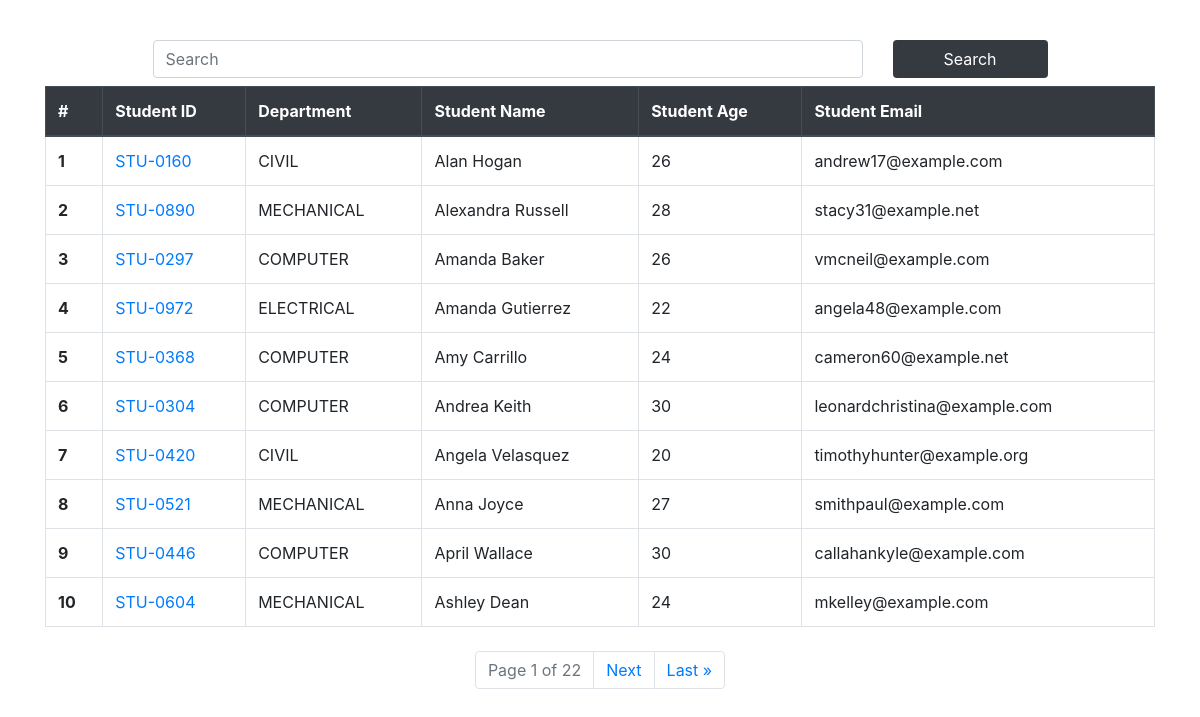
The page /students/ on the database its author committed.
### app/models.py (models this page shows, shortened)
class Student(models.Model):
    department = models.ForeignKey(Department , related_name = "depart" , on_delete=models.CASCADE)
    student_id = models.OneToOneField(StudentId , related_name= "studentid" , on_delete=models.CASCADE)
    student_name = models.CharField(max_length=100)
    student_email = models.EmailField(unique = True)
    student_age = models.IntegerField(default=18)
    student_address = models.TextField()
    class Meta:
        ordering = ['student_name']
        verbose_name = 'student'

class StudentId(models.Model):
    student_id = models.CharField(max_length=100)
    def __str__(self) -> str:
        return self.student_id

class Department(models.Model):
    department = models.CharField(max_length=100)
    def __str__(self) -> str:
        return self.department
    class Meta:
        ordering = ['department']

### app/views.py (the view, shortened to what this page needs)
# urls.py: path('students/', get_students, name='get_students'),
def get_students(request):
    queryset = Student.objects.all()
    paginator = Paginator(queryset, 10)  # Show 20 students per page
    page_number = request.GET.get("page")
    page_obj = paginator.get_page(page_number)
    return render(request, 'students.html', {'queryset': page_obj})

### app/templates/students.html (shortened to what this page needs)
{% extends "base.html" %}
{% block content %}
<div class="container mt-4">
    <form class="d-flex justify-content-center mt-4">
        <div class="row w-100 justify-content-center">
            <div class="col-md-8 mb-2">
                <input class="form-control" name="search" placeholder="Search">
            </div>
            <div class="col-md-2 mb-2">
                <button class="btn w-100" style="background-color: #343a40; color: white;">Search</button>
            </div>
        </div>
    </form>
    <table class="table table-bordered table-hover">
        <thead class="thead-dark">
            <tr>
                <th scope="col">#</th>
                <th scope="col">Student ID</th>
                <th scope="col">Department</th>
                <th scope="col">Student Name</th>
                <th scope="col">Student Age</th>
                <th scope="col">Student Email</th>
            </tr>
        </thead>
        <tbody>
            {% for student in queryset %}
            <tr>
                <th scope="row">{{ forloop.counter }}</th>
                <td><a href="{% url 'see_marks' student.student_id %}">
                    {{ student.student_id }}
                </a>
                </td>
                <td>{{ student.department}}</td>
                <td>{{ student.student_name }}</td>
                <td>{{ student.student_age }}</td>
                <td>{{ student.student_email }}</td>
            </tr>
            {% endfor %}
        </tbody>
    </table>
    <div class="d-flex justify-content-center mt-4">
        <ul class="pagination">
            <li class="page-item disabled"><a class="page-link">Page {{ queryset.number }} of {{ queryset.paginator.num_pages }}</a></li>
            {% if queryset.has_next %}
                <li class="page-item"><a class="page-link" href="?page={{ queryset.next_page_number }}">Next</a></li>
                <li class="page-item"><a class="page-link" href="?page={{ queryset.paginator.num_pages }}">Last &raquo;</a></li>
            {% endif %}
        </ul>
    </div>
</div>
{% endblock %}

### app/templates/base.html (shortened to what this page needs)
<!DOCTYPE html>
<html lang="en">
  <head>
    <link rel="stylesheet" href="https://stackpath.bootstrapcdn.com/bootstrap/4.3.1/css/bootstrap.min.css">
  </head>
  <body>
    <nav class="navbar bg-body-tertiary">
    </nav>
    {% block content %}{% endblock %}
  </body>
</html>

### rows shown on the page
Student: student_id "STU-0160", department "CIVIL", student_name "Alan Hogan", student_age "26", student_email "andrew17@example.com"
Student: student_id "STU-0890", department "MECHANICAL", student_name "Alexandra Russell", student_age "28", student_email "stacy31@example.net"
Student: student_id "STU-0297", department "COMPUTER", student_name "Amanda Baker", student_age "26", student_email "vmcneil@example.com"
Student: student_id "STU-0972", department "ELECTRICAL", student_name "Amanda Gutierrez", student_age "22", student_email "angela48@example.com"
Student: student_id "STU-0368", department "COMPUTER", student_name "Amy Carrillo", student_age "24", student_email "cameron60@example.net"
Student: student_id "STU-0304", department "COMPUTER", student_name "Andrea Keith", student_age "30", student_email "leonardchristina@example.com"
Student: student_id "STU-0420", department "CIVIL", student_name "Angela Velasquez", student_age "20", student_email "timothyhunter@example.org"
Student: student_id "STU-0521", department "MECHANICAL", student_name "Anna Joyce", student_age "27", student_email "smithpaul@example.com"
Student: student_id "STU-0446", department "COMPUTER", student_name "April Wallace", student_age "30", student_email "callahankyle@example.com"
Student: student_id "STU-0604", department "MECHANICAL", student_name "Ashley Dean", student_age "24", student_email "mkelley@example.com"

### other values the page prints
{{ queryset.number }} "1"
{{ queryset.paginator.num_pages }} "22"
